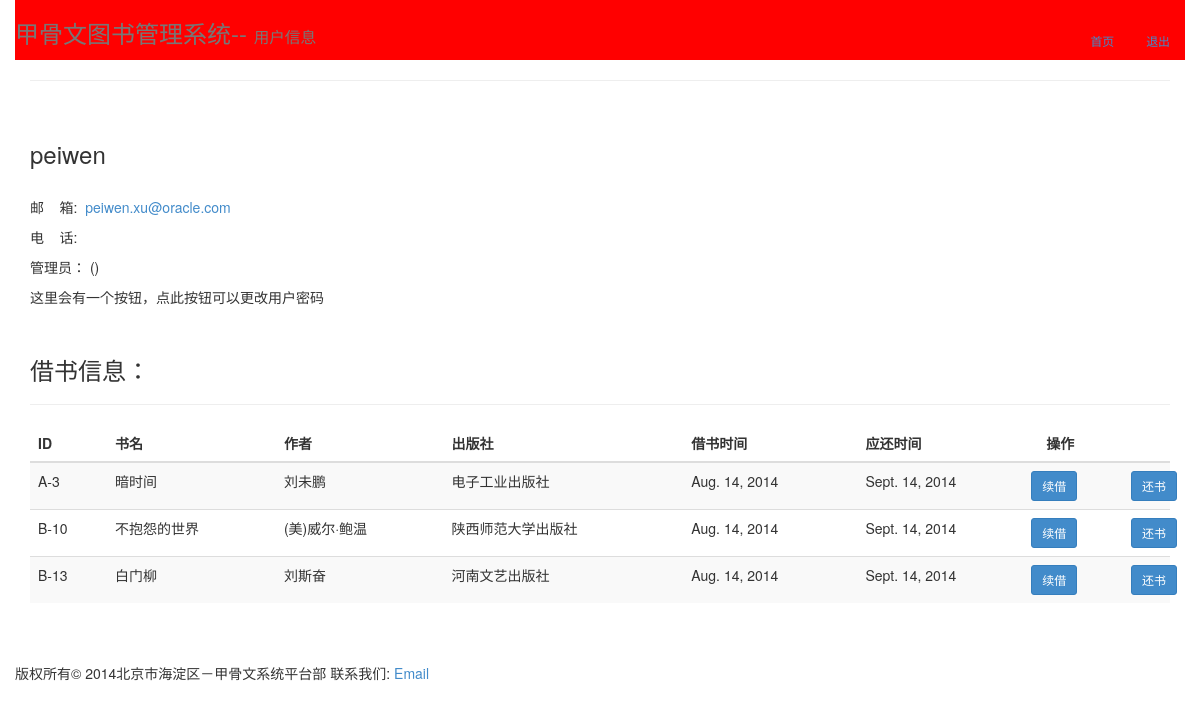
Before: /accounts/profile/peiwen/ (signed in) with the older database file.
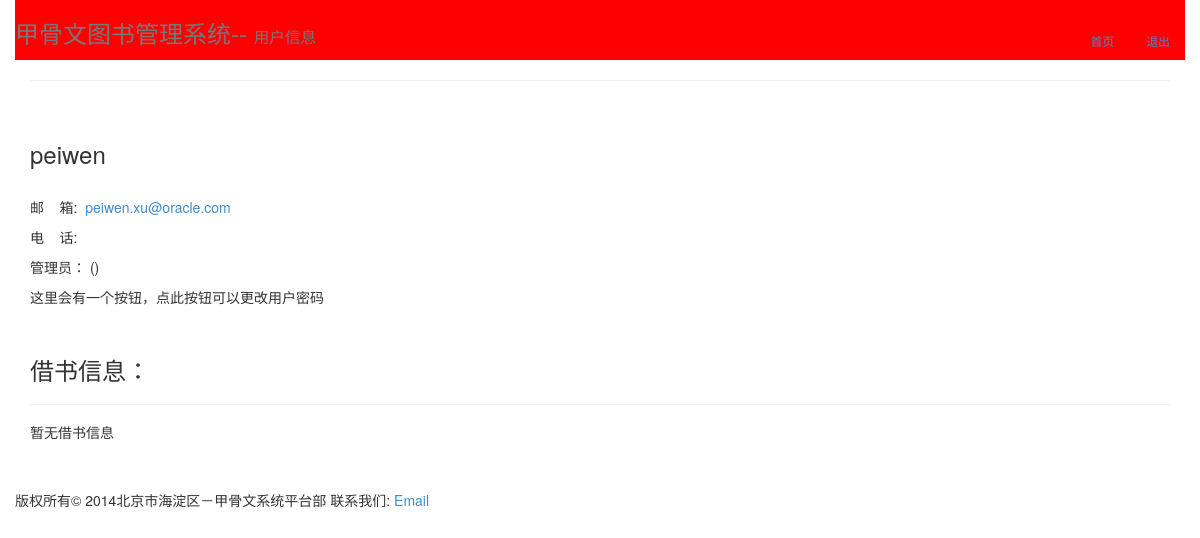
After: the same page with the newer database file.
### books/models.py (models this page shows, shortened)
class Record(models.Model):
    book = models.OneToOneField(Book)
    user = models.ForeignKey(User)
    sdate = models.DateField()
    edate = models.DateField()
    count = models.IntegerField(default=3)
    class Meta:
        db_table = 'record'

class Book(models.Model):
    identifier = models.CharField(max_length=10, primary_key=True)
    name = models.CharField(max_length=50)
    author = models.CharField(max_length=50)
    publisher = models.CharField(max_length=50)
    status = models.CharField(max_length=20)
    class Meta:
        db_table = 'books'

### books/views.py (the view)
# urls.py: url(r'^accounts/profile/(?P<username>\w+)/$', 'books.views.userinfo', name='userinfo'),
@login_required
@never_cache
def userinfo(request, username):
    user = User.objects.get(username=username)
    records = user.record_set.all()
    return render_to_response('books/userinfo.html', \
        RequestContext(request, {'user': user, 'records': records, }))

### books/templates/books/userinfo.html (shortened to what this page needs)
{% extends "base.html" %}
{% block headline %}甲骨文图书管理系统-- <small>用户信息</small>{% endblock %}
{% block header %}
<ul class="nav nav-pills pull-right">
  <li><a href="{% url 'books:index' %}"><small>首页</small></a></li>
  <li><a href="{% url 'logout' %}"><small>退出</small></a></li>
</ul>
{% endblock %}
{% block content %}
<h3>{{ user.username }}</h3>
<br />
<p>邮&nbsp;&nbsp;&nbsp;&nbsp;箱: &nbsp;<a href="mailto:{{ user.email }}">{{ user.email }}</a></p>
<p>电&nbsp;&nbsp;&nbsp;&nbsp;话: &nbsp;{{ user.telephone }}</p>
<p>管理员：&nbsp;{{ user.adminname }}(<a href="mailto:{{ user.adminmail }}">{{ user.adminmail }}</a>)</p>
<p>这里会有一个按钮，点此按钮可以更改用户密码</p>
<br />
<h3>借书信息：</h3>
<hr />
{% if records.count > 0 %}
<table class="table table-striped">
  <thead>
    <tr>
      <th>ID</th>
      <th>书名</th>
      <th>作者</th>
      <th>出版社</th>
      <th>借书时间</th>
      <th>应还时间</th>
      <th>操作</th>
    </tr>
  </thead>
  <tbody>
    {% for record in records %}
    <tr>
      <td>{{ record.book.identifier }}</a></td>
      <td>{{ record.book.name }}</td>
      <td>{{ record.book.author }}</td>
      <td>{{ record.book.publisher }}</td>
      <td>{{ record.sdate }}</td>
      <td>{{ record.edate }}</td>
      <td>
        <div class="row">
          <div class="pull-left">
            <form class="" action="/books/renew/{{ record.book.identifier }}/" method="post">
              <input type="submit" class="btn btn-sm btn-primary" value="续借" />
            </form>
          </div>
          <div class="pull-right">
            <form class="" action="/books/return/{{ record.book.identifier }}/" method="post">
              <input type="submit" class="btn btn-sm btn-primary" value="还书" />
            </form>
          </div>
        </div>
      </td>
    </tr>
    {% endfor %}
  </tbody>
</table>
{% else %}
<h5>暂无借书信息</h5>
{% endif %}
{% endblock %}

### books/templates/base.html (shortened to what this page needs)
<!DOCTYPE html>
{% load staticfiles %}
<html lang="en">
  <head>
    <link rel="stylesheet" type="text/css" href="{% static 'books/bootstrap/css/bootstrap.min.css' %}">
  </head>
  <body>
    <div class="container">
      <div class="row" style="background-color: red">
        <div class="header">
          {% block header %}{% endblock %}
          <h3 class="text-muted">{% block headline %}{% endblock %}</h3>
        </div>
      </div>
      <hr />
      <br />
        {% block content %}{% endblock %}
      <br />
      <br />
      <div class="row">
        <div class="footer">
          <div>版权所有&copy; 2014北京市海淀区－甲骨文系统平台部 <span>联系我们: </span><span><a href="mailto:nick_chiu@163.com">Email</a></span></div>
        </div>
      </div>
    </div>
  </body>
</html>

Changed rows visible on the page:
removed Record: book.identifier "A-3", book.name "暗时间", book.author "刘未鹏", book.publisher "电子工业出版社", sdate "Aug. 14, 2014", edate "Sept. 14, 2014"
removed Record: book.identifier "B-10", book.name "不抱怨的世界", book.author "(美)威尔·鲍温", book.publisher "陕西师范大学出版社", sdate "Aug. 14, 2014", edate "Sept. 14, 2014"
removed Record: book.identifier "B-13", book.name "白门柳", book.author "刘斯奋", book.publisher "河南文艺出版社", sdate "Aug. 14, 2014", edate "Sept. 14, 2014"
Other visible differences:
text no longer shown: "ID 书名 作者 出版社 借书时间 应还时间 操作"
text now shown: "暂无借书信息"
